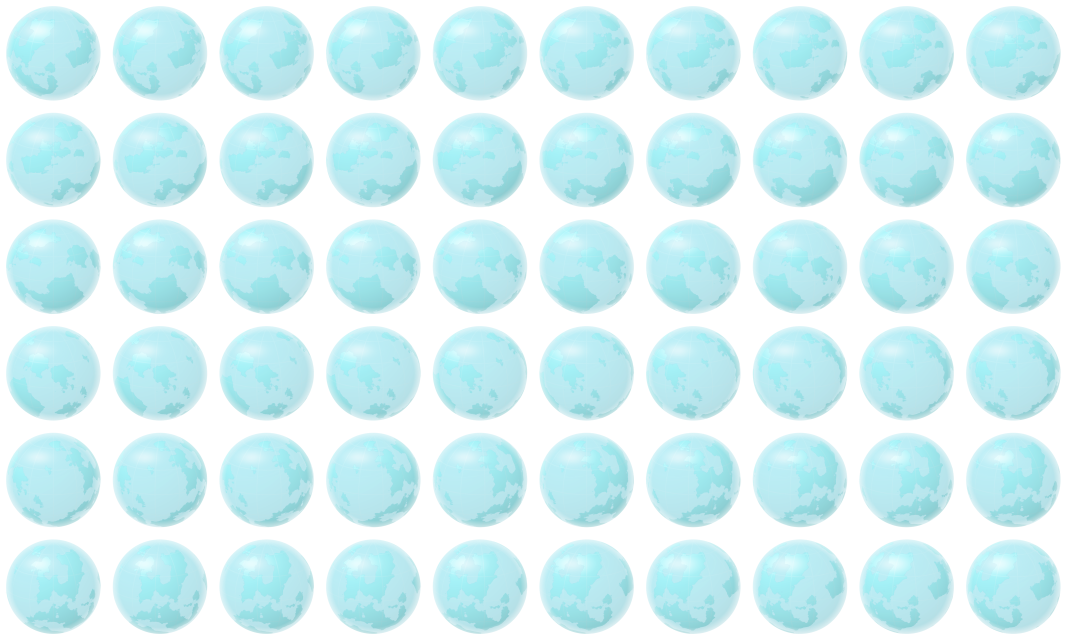
#> input picture dotfiles/.config/quickshell/aero-phone/globe/globe-black.png, 3200 x 1920 px (shown at 1/3 size)
$ python -i aero-wallgen.py   (imports and definitions only)
#> lines starting #> are read from the running program, lines starting #| are printed output that depends on the picture; long printed decimals are rounded
#> in load_base, img is the input picture: PIL image 3200x1920 RGBA; mean R, G, B, A 69.1, 130.8, 139.1, 85.6
#!/usr/bin/env python3

import os
import re
import sys
import json
import math
import colorsys
import subprocess

import numpy as np
from PIL import Image, ImageFilter
from aero_i18n import t as _t

W, H = 1920, 1080
FPS = 24
T = 30.0
FRAMES = int(FPS * T)
TAU = 2 * math.pi

LAYERS = ["bubbles", "waves", "sparkles", "aurora", "rain", "hud", "mist", "snow", "bokeh", "rays", "petals", "stars",
          "caustics", "flare", "grid"]

PRESET = {
    "blue": (215, 1.0),
    "red": (350, 1.0),
    "green": (162, 0.72),
    "black": (188, 0.06),
}


# [7 lines left out: function accent_hs, not called in this run]


def hsl(h, s, l):
    r, g, b = colorsys.hls_to_rgb((h % 360) / 360.0, max(0.0, min(1.0, l)), max(0.0, min(1.0, s)))
    return np.array([r, g, b], np.float32)


# [13 lines left out: function palette_for, not called in this run]


def fit_cover(img):
    w, h = img.size
#> w = 3200; h = 1920
    k = max(W / w, H / h)
#> k = 0.6
    nw, nh = max(W, int(round(w * k))), max(H, int(round(h * k)))
#> nw = 1920; nh = 1152
    img = img.resize((nw, nh), Image.LANCZOS)
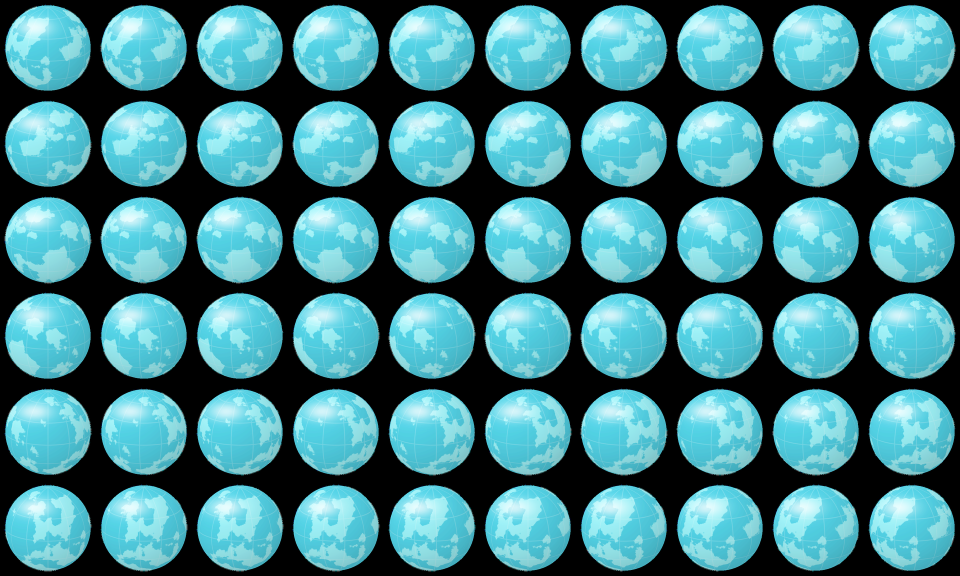
#> img: PIL image 1920x1152 RGB (shown at 1/2 size); mean R, G, B 69.2, 131, 139.3
    x, y = (nw - W) // 2, (nh - H) // 2
#> x = 0; y = 36
    return img.crop((x, y, x + W, y + H))
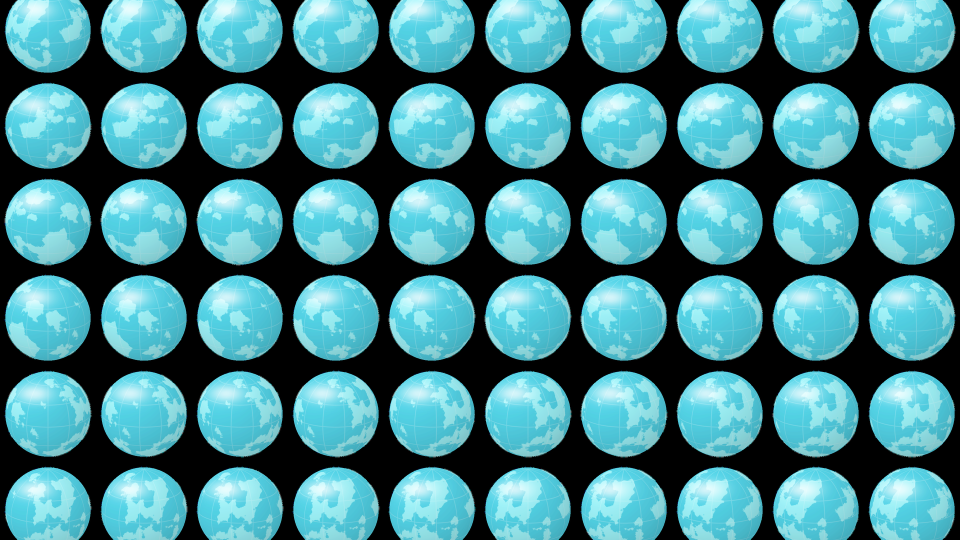
#> returned value: PIL image 1920x1080 RGB (shown at 1/2 size); mean R, G, B 71.6, 135.5, 144.1


def load_base(path):
    img = Image.open(path)
    try:
        img.seek(0)
    except EOFError:
        pass
    return fit_cover(img.convert("RGB"))


# [20 lines left out: function night_from, not called in this run]


def blend(img, y0, y1, x0, x1, alpha, color):
    a = alpha[..., None]
    img[y0:y1, x0:x1] = img[y0:y1, x0:x1] * (1 - a) + color * a


def screen(img, y0, y1, x0, x1, alpha, color):
    a = alpha[..., None] * color
    img[y0:y1, x0:x1] = 1 - (1 - img[y0:y1, x0:x1]) * (1 - a)


class Layer:
    # [7 lines left out: function __init__, not called in this run]

    def setup(self):
        pass

    def draw(self, img, t):
        pass


class Waves(Layer):
    # [26 lines left out: functions setup, draw, not called in this run]


class Bubbles(Layer):
    # [64 lines left out: functions setup, bubble, draw, glow_sprite, stamp, not called in this run]


class Sparkles(Layer):
    # [20 lines left out: functions setup, draw, not called in this run]


class Aurora(Layer):
    LW, LH = 384, 216

    # [32 lines left out: functions setup, draw, not called in this run]


class Rain(Layer):
    # [32 lines left out: functions setup, draw, not called in this run]


class Hud(Layer):
    # [30 lines left out: functions setup, draw, tile_noise, not called in this run]


class Mist(Layer):
    # [16 lines left out: functions setup, draw, not called in this run]


class Snow(Layer):
    # [31 lines left out: functions setup, draw, soft_disc, not called in this run]


class Bokeh(Layer):
    # [21 lines left out: functions setup, draw, not called in this run]


class LowRes(Layer):
    LW, LH = 480, 270

    def coords(self):
        X, Y = np.meshgrid(np.linspace(0, 1, self.LW, dtype=np.float32), np.linspace(0, 1, self.LH, dtype=np.float32))
        return X, Y

    def apply(self, img, a, color):
        big = Image.fromarray((np.clip(a, 0, 1) * 255).astype(np.uint8)).resize((W, H), Image.BICUBIC)
        screen(img, 0, H, 0, W, np.asarray(big).astype(np.float32) / 255.0, color)


class Rays(LowRes):
    # [22 lines left out: functions setup, draw, not called in this run]


class Caustics(LowRes):
    # [15 lines left out: functions setup, draw, not called in this run]


class Petals(Layer):
    # [38 lines left out: functions setup, draw, not called in this run]


class Stars(Layer):
    # [56 lines left out: functions setup, streak, draw, ring_sprite, not called in this run]


class Flare(Layer):
    # [29 lines left out: functions setup, draw, not called in this run]


class Grid(Layer):
    # [25 lines left out: functions setup, draw, not called in this run]


CLASSES = {"bubbles": Bubbles, "waves": Waves, "sparkles": Sparkles, "aurora": Aurora, "rain": Rain, "hud": Hud,
           "mist": Mist, "snow": Snow, "bokeh": Bokeh, "rays": Rays, "petals": Petals, "stars": Stars,
           "caustics": Caustics, "flare": Flare, "grid": Grid}
ORDER = ["rays", "aurora", "caustics", "mist", "grid", "hud", "waves", "rain", "petals", "snow", "stars", "bokeh",
         "sparkles", "flare", "bubbles"]


# [95 lines left out: functions build_layers, frame, bases, encode, cmd_encode, cmd_render and 1 more, not called in this run]


def cmd_palette(path):
    img = load_base(path).resize((192, 108), Image.LANCZOS)
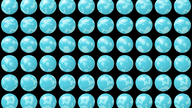
#> img: PIL image 192x108 RGB; mean R, G, B 72.3, 136.8, 145.4
    a = np.asarray(img).astype(np.float32).reshape(-1, 3) / 255.0
    hls = np.array([colorsys.rgb_to_hls(*p) for p in a])
    h, l, s = hls[:, 0] * 360, hls[:, 1], hls[:, 2]
    keep = (s > 0.22) & (l > 0.15) & (l < 0.88)
    out = []
    if keep.sum() > 30:
        hist, edges = np.histogram(h[keep], bins=36, range=(0, 360), weights=s[keep])
#> hist = 36 values, max 8641.5 at index 18, min 0 at index 0, mean 241.1; edges = 37 values from 0 to 360
        hist = hist + 0.5 * np.roll(hist, 1) + 0.5 * np.roll(hist, -1)
#> hist = 36 values, max 8659.8 at index 18, min 0 at index 0, mean 482.1
        order = np.argsort(hist)[::-1]
#> order = 36 values, max 35 at index 7, min 0 at index 35, mean 17.5
        for b in order:
            if hist[b] <= 0:
                break
            hue = int((edges[b] + 5) % 360)
            if any(min(abs(hue - o), 360 - abs(hue - o)) < 25 for o, _ in out):
                continue
            sel = keep & (np.abs(((h - hue + 180) % 360) - 180) < 15)
            sat = float(np.clip(np.median(s[sel]) * 1.15 if sel.any() else 0.8, 0.35, 1.3))
            out.append((hue, sat))
            if len(out) >= 4:
                break
#> this loop made 5 passes
#> (b, hue) on passes 2 to 4: (19, 195), (17, 175), (20, 205)
#> (b, hue, sat) on pass 1: (18, 185, 0.743)
#> after the loop, out = [(185, 0.743)]
    res = []
    for hue, sat in out:
        r, g, b = colorsys.hls_to_rgb(hue / 360, 0.56, min(1.0, 0.82 * sat))
        res.append({"accent": f"c-{hue}-{int(round(sat * 100))}", "hex": "#%02x%02x%02x" % (int(r * 255), int(g * 255), int(b * 255))})
#> this loop made 1 pass
#> (hue, sat, r, g, b) on pass 1: (185, 0.743, 0.292, 0.783, 0.828)
#> after the loop, res = 1 item
    lum = float((0.2126 * a[:, 0] + 0.7152 * a[:, 1] + 0.0722 * a[:, 2]).mean())
#> lum = 0.485
    res.append({"accent": "c-210-5", "hex": "#9aa3ae", "mono": True})
    print(json.dumps({"suggest": res, "bright": lum}), flush=True)
#| {"suggest": [{"accent": "c-185-74", "hex": "#4ac7d3"}, {"accent": "c-210-5", "hex": "#9aa3ae", "mono": true}], "bright": 0.485}


# [14 lines left out: function main, not called in this run]


# [2 lines not run here, left out]

>>> result = cmd_palette('../../quickshell/aero-phone/globe/globe-black.png')
